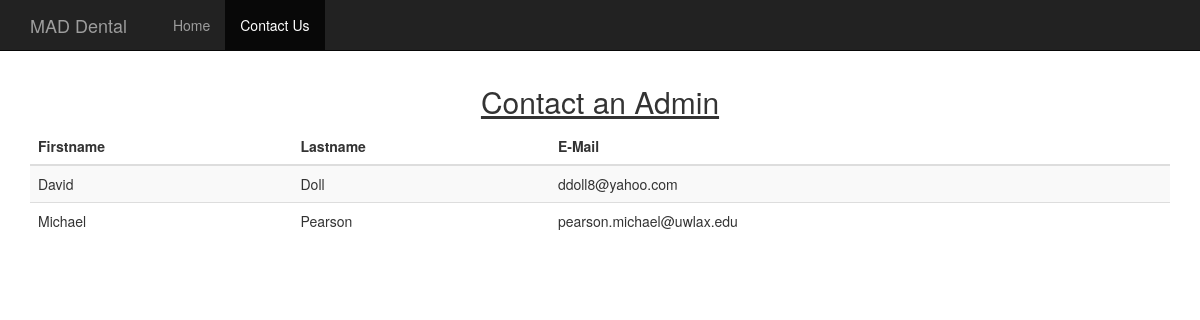
The app's page /db/contactAdmin.php with its own data.
### tables this page shows
CREATE TABLE `user` (
  `uid` int(11) NOT NULL,
  `firstname` varchar(500) NOT NULL,
  `lastname` varchar(500) NOT NULL,
  `email` varchar(500) NOT NULL,
  `pwd` varchar(255) NOT NULL,
  `phone` varchar(500) NOT NULL,
  `address` varchar(500) NOT NULL,
  `user_key` int(11) NOT NULL
);

### db/contactAdmin.php (the view, shortened to what this page needs)
<?php
  include("../includes/databaseHandler.inc.php");
?>
<!doctype html>
<html lang = "en">
  <head>
    <link rel="stylesheet" href='../fullcalendar/lib/cupertino/jquery-ui.min.css'/>
    <link href = "../Styles/style.css" rel= "stylesheet"  />
    <link href="https://bootswatch.com/superhero/bootstrap.min.css" rel="stylesheet" />
  </head>
  <body style="padding-top: 65px">
    <nav class="navbar navbar-inverse navbar-fixed-top">
      <div class="container">
        <div class="navbar-header">
          <a class="navbar-brand" href="admin_home.php">MAD Dental</a>
        </div>
        <div id="navbar" class="collapse navbar-collapse">
          <ul class="nav navbar-nav">
            <li><a href="javascript:history.back()"><span class="glyphicon glyphicon-home"></span>Home</a></li>
            <li class="active"><a href="contactAdmin.php">Contact Us</a></li>
          </ul>
        </div>
      </div>
    </nav>
    <div class="container">
      <h2 style="text-align: center"><u>Contact an Admin</u></h2>
        <div class="table-responsive">
        <?php
          $sql = "SELECT firstname, lastname, email FROM user WHERE user_key = 0";
          $result = mysqli_query($conn, $sql);
          echo '<table class="table table-striped">
           <thead>
              <tr>
                <th>Firstname</th>
                <th>Lastname</th>
                <th>E-Mail</th>
              </tr>
            </thead>';
            while($row = mysqli_fetch_assoc($result)) {
               echo "<tr><td>" . $row["firstname"]. "</td><td>" . $row["lastname"]. "</td><td>" . $row["email"]. "</td></tr>";
            }
            echo "</table>";
        ?>
      </div>
    </div>
  </body>

### Styles/style.css (style rules this page uses)
body { padding-top: 20px; padding-bottom: 40px; }
.glyphicon { margin-right: 5px; }

### records on screen
user: firstname "David", lastname "Doll", email "ddoll8@yahoo.com"
user: firstname "Michael", lastname "Pearson", email "pearson.michael@uwlax.edu"
